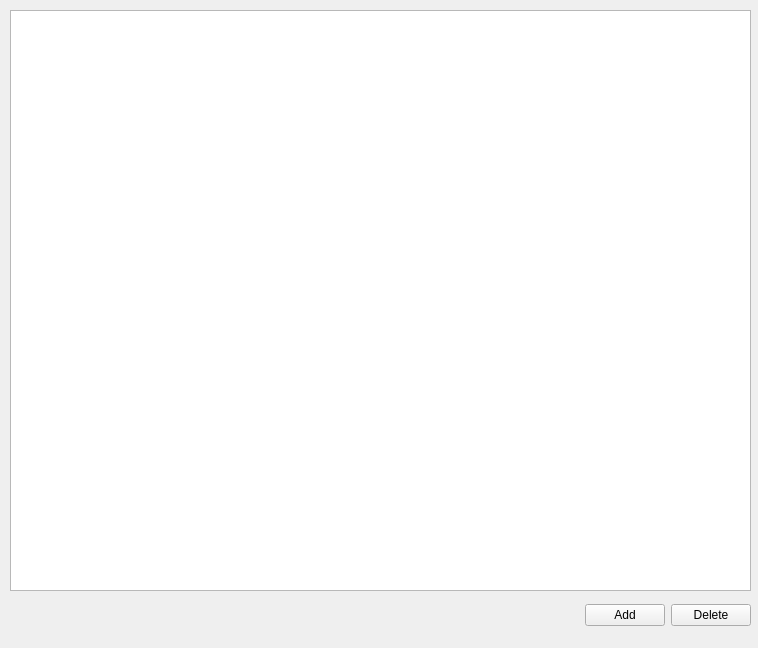
<?xml version="1.0" encoding="UTF-8"?>
<ui version="4.0">
 <class>Form</class>
 <widget class="QWidget" name="Form">
  <property name="geometry">
   <rect>
    <x>0</x>
    <y>0</y>
    <width>758</width>
    <height>648</height>
   </rect>
  </property>
  <property name="windowTitle">
   <string>Form</string>
  </property>
  <property name="accessibleName">
   <string/>
  </property>
  <property name="layoutDirection">
   <enum>Qt::LeftToRight</enum>
  </property>
  <widget class="QWidget" name="gridLayoutWidget">
   <property name="geometry">
    <rect>
     <x>10</x>
     <y>10</y>
     <width>741</width>
     <height>581</height>
    </rect>
   </property>
   <layout class="QGridLayout" name="gridLayout_3">
    <item row="0" column="0">
     <widget class="QTableWidget" name="filmsTable"/>
    </item>
   </layout>
  </widget>
  <widget class="QWidget" name="gridLayoutWidget_2">
   <property name="geometry">
    <rect>
     <x>10</x>
     <y>590</y>
     <width>741</width>
     <height>51</height>
    </rect>
   </property>
   <layout class="QGridLayout" name="gridLayout_5">
    <item row="0" column="1">
     <widget class="QPushButton" name="addButton">
      <property name="text">
       <string>Add</string>
      </property>
     </widget>
    </item>
    <item row="0" column="2">
     <widget class="QPushButton" name="deleteButton">
      <property name="text">
       <string>Delete</string>
      </property>
     </widget>
    </item>
    <item row="0" column="0">
     <spacer name="horizontalSpacer">
      <property name="orientation">
       <enum>Qt::Horizontal</enum>
      </property>
      <property name="sizeHint" stdset="0">
       <size>
        <width>40</width>
        <height>20</height>
       </size>
      </property>
     </spacer>
    </item>
   </layout>
  </widget>
 </widget>
 <resources/>
 <connections/>
</ui>
